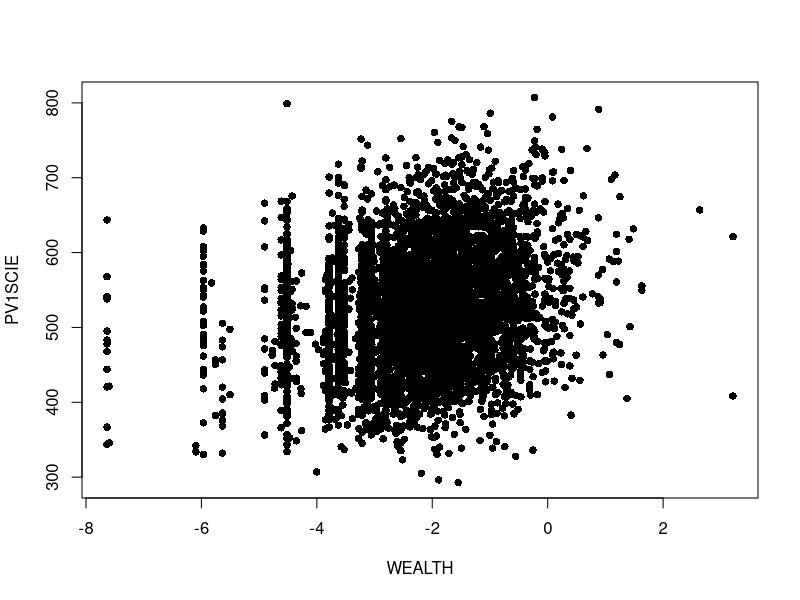
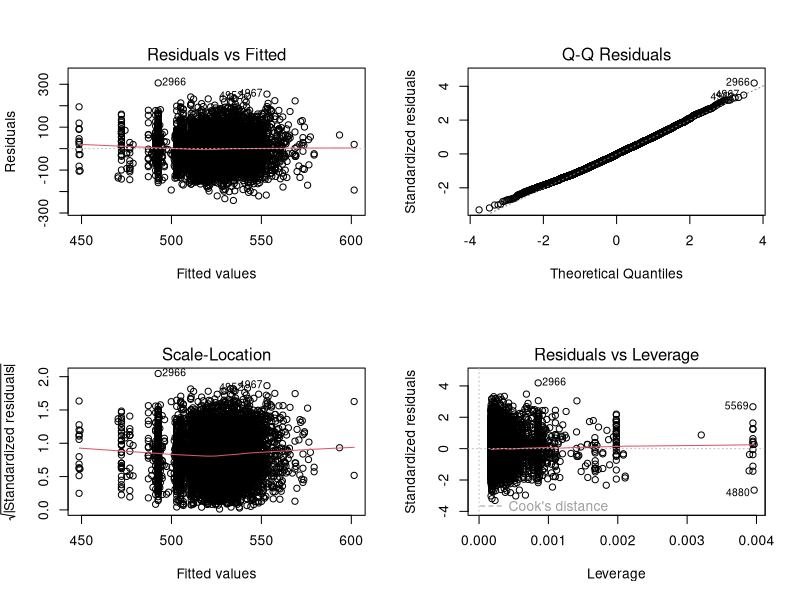
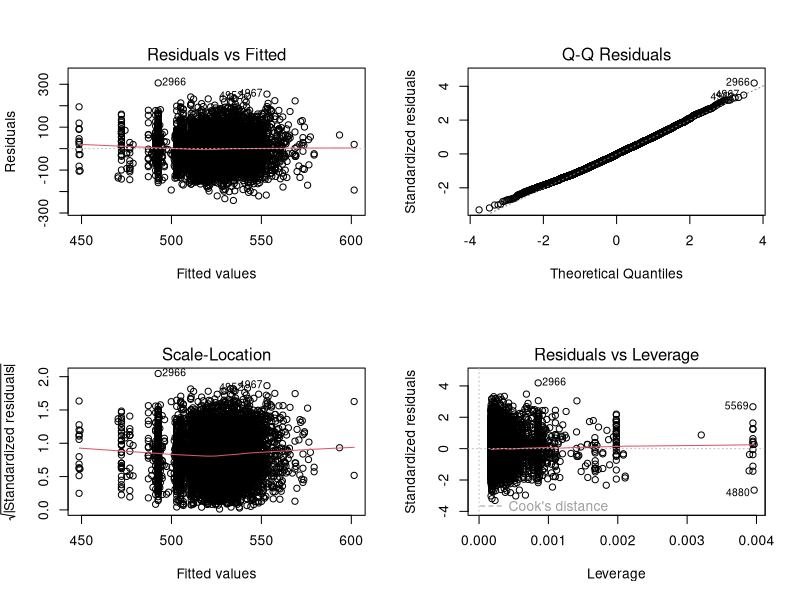

These charts were generated, in order, by the following R code:
pisa = read.csv("./PISA VN 2015.csv")
pisa$REGION = factor(pisa$REGION, levels=c( "NORTH",
"CENTRAL", "SOUTH"))
pisa$AREA = factor(pisa$AREA, levels=c("URBAN", "RURAL",
"REMOTE"))
attach(pisa)

library(ggplot2)
library(dplyr)
library(gridExtra)
library(ggthemes)
library(psych)



pisa = read.csv("./PISA VN 2015.csv")
attach(pisa)
plot(PV1SCIE ~ WEALTH, pch=16)

# Hệ số trương quan
cor.test(PV1SCIE, WEALTH)


# Mô hình và R code

fit = lm(PV1SCIE ~ WEALTH, data=pisa)
summary(fit)

# Kiểm giả đinh

fit = lm(PV1SCIE ~ WEALTH, data=pisa)
par(mfrow=c(2,2))
plot(fit)

# Mô hình về mối quan hệ giữa giới tính  và điểm

fit = lm(PV1READ ~ Gender , data=pisa)
summary(fit)


## Đến phiên bạn
pisa = read.csv("./PISA VN 2015.csv")
pisa$REGION = factor(pisa$REGION, levels = c("NORTH", "CENTRAL", "SOUTH"))
pisa$AREA = factor(pisa$AREA, levels = c("URBAN", "RURAL", "REMOTE"))
attach(pisa)
#
n1 = lm(PV1SCIE ~ REGION, data = pisa)
summary(n1)

n2 = lm(PV1SCIE ~ AREA , data = pisa)
summary(n2)

n3 = lm(PV1SCIE ~ REGION, data = pisa)
summary(n3)

n4 = lm(PV1SCIE ~ WEALTH, data = pisa)
summary(n4)
#

m0 = lm(PV1SCIE ~ 1)
anova(m0)

m1 = lm(PV1SCIE ~ WEALTH, data = pisa)
anova(m1)


# Kiểm tra gỉa định
m4 = lm(PV1SCIE ~ WEALTH, data = pisa)
summary(m4)
par(mfrow=c(2,2))
plot(m4)


